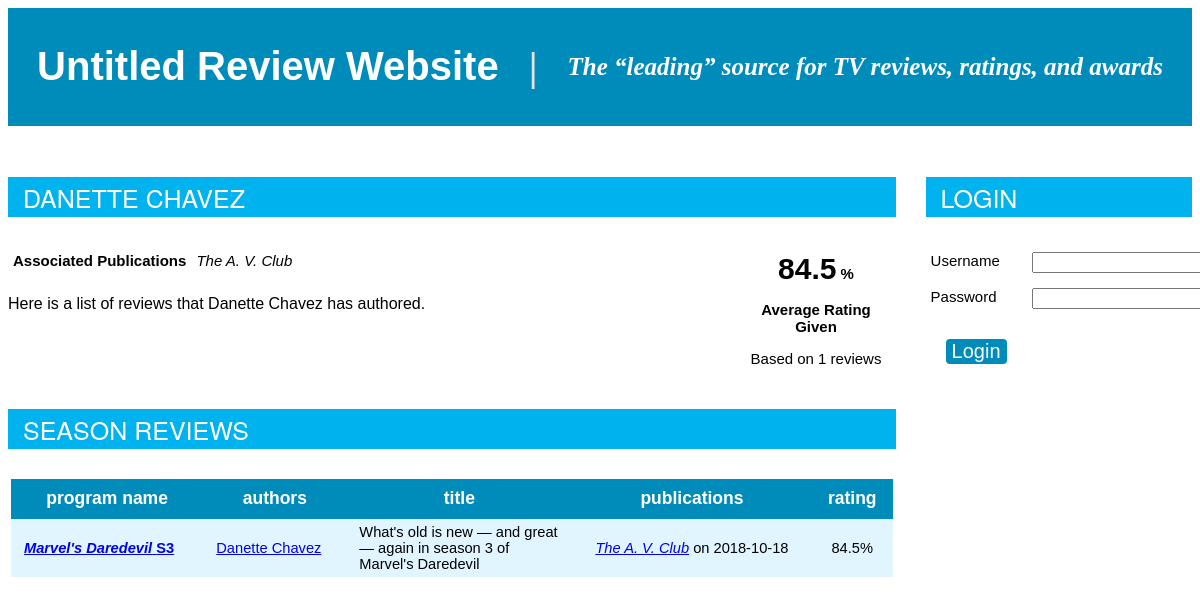
/website/critic.php?id=1, run on the app's committed database.
### tables this page shows
CREATE TABLE IF NOT EXISTS Review
	(reviewID INTEGER PRIMARY KEY AUTO_INCREMENT, 
	rating DOUBLE, 
	progID INTEGER, 
    serialID INTEGER,
	seasonID INTEGER,
    FOREIGN KEY(progID)
		REFERENCES Program(progID)
        ON DELETE CASCADE
        ON UPDATE CASCADE,
	FOREIGN KEY(serialID, seasonID)
		REFERENCES Season(serialID, seasonID)
        ON DELETE CASCADE
        ON UPDATE CASCADE
);

CREATE TABLE IF NOT EXISTS Serial
	(serialID INTEGER PRIMARY KEY AUTO_INCREMENT, 
	name VARCHAR(50)
);

CREATE TABLE IF NOT EXISTS Season
	(serialID INTEGER, 
	seasonID INTEGER, 
	orderingPlatformID INTEGER,
	announceDate DATE, 
	renewed BOOL,
	PRIMARY KEY(serialID, seasonID),
	FOREIGN KEY(serialID)
		REFERENCES Serial(serialID)
		ON DELETE CASCADE
		ON UPDATE CASCADE,
	FOREIGN KEY(orderingPlatformID)
		REFERENCES Platform(platformID)
		ON DELETE CASCADE
		ON UPDATE CASCADE
);

CREATE TABLE IF NOT EXISTS Critic
	(reviewerID INTEGER PRIMARY KEY AUTO_INCREMENT, 
	name VARCHAR(50),
    dbUsername VARCHAR(32) UNIQUE
);

CREATE TABLE IF NOT EXISTS CriticReview
	(reviewID INTEGER PRIMARY KEY, 
	title VARCHAR(250), 
	textExcerpt VARCHAR(1000),
	FOREIGN KEY(reviewID)
		REFERENCES Review(reviewID)
		ON DELETE CASCADE
		ON UPDATE CASCADE
);

CREATE TABLE IF NOT EXISTS Publishes
	(publicationName VARCHAR(40), 
	reviewID INTEGER, 
	date DATE,
	PRIMARY KEY(publicationName, reviewID),
	FOREIGN KEY(publicationName) 
		REFERENCES Publication(publicationName) 
		ON DELETE CASCADE
		ON UPDATE CASCADE,
	FOREIGN KEY(reviewID) 
		REFERENCES CriticReview(reviewID) 
		ON DELETE CASCADE
		ON UPDATE CASCADE
);

### website/critic.php (the view, shortened to what this page needs)
<html>
	<head>
		<link href="style.css" rel="stylesheet" type="text/css">
		<div id="top">
			<a class="header-link" href="<?php echo "http://" . $_SERVER['HTTP_HOST']; ?>"><h1>Untitled Review Website</h1></a>
			<span class="separator"><b>|</b></span>
			<h2>The “leading” source for TV reviews, ratings, and awards</h2>
		</div>
	</head>
	<body>
		<div class="column-left">
<?php
$servername = "localhost:3306";
$username = "application";
$password = "applicationPASSWORD";
$dbname = "untitled_review_website";
$conn = new mysqli($servername, $username, $password, $dbname);
if (isset($_GET['name']) && !$conn->connect_error && (!isset($adminConn) || !$adminConn->connect_error)) {
	$title = (isset($_SESSION['is_admin']) && $_SESSION['is_admin']) ?
		("<input type=\"text\" class=\"title\" name=\"name\" size=\"30\" value=\"" . $_GET['name'] . "\">") :
		$_GET['name'];
	echo "<span class=\"content-header\"><h3>" . $title . "&nbsp;</h3></span>
		<div class=\"wide column-left\">
			<table class=\"plain\">";
	$missing = "<span class=\"no-rating\">N/A</span>";
	$sql = "SELECT DISTINCT(P.publicationName)
			FROM Review R, Publishes P, CriticWrites CW
			WHERE R.reviewID = P.reviewID
				AND CW.reviewID = R.reviewID
				AND CW.reviewerID = " . $_GET['id'];
	$result = $conn->query($sql);
	if ($result->num_rows > 0) {
		$numRows = $result->num_rows;
		echo "<tr><th rowspan=\"" . $numRows . "\">Associated Publications</th>";
		while ($row = $result->fetch_assoc()){
			echo "<td><i>" . $row['publicationName'] . "</i></td></tr><tr>";
		}
		echo "</tr>";
	} else {
		echo "<tr><th>Associated Publications</th><td>" . $missing . "</td></tr>";
	}
	echo "</table>";
	echo "<p>Here is a list of reviews that " . $_GET['name'] . " has authored.</p>
		</div>";
	$sql = "SELECT AVG(R.rating) AS rating, COUNT(R.reviewID) AS count
			FROM Review R, CriticWrites CW
			WHERE R.reviewID = CW.reviewID
				AND CW.reviewerID = " . $_GET['id'];
	$result = $conn->query($sql);
	$row = $result->fetch_assoc();
	$criticRating = isset($row['rating']) ? round($row['rating'], 2) : -1;
	$criticCount = empty($row['count']) ? 0 : $row['count'];
	echo "<div class=\"wide column-right\">
			<table class=\"plain right centered\" align=\"right\">
				<tr>
					<th><span class=\"rating\">" .
					(($criticRating == -1) ? ($missing . "</span>") : ($criticRating . "</span> %")) .
					"</th>
				</tr>
				<tr><th>Average Rating Given</th></tr>
				<tr><td width=\"150px\">Based on " . $criticCount . " reviews</td></tr>
				<tr><td>&nbsp;</td></tr>
			</table>
		</div>";
	$seasonSql = "SELECT R.reviewID, S.serialID, SE.name AS showName, S.seasonID, CR.title, R.rating
					FROM Review R
					JOIN CriticReview CR ON R.reviewID = CR.reviewID
					JOIN CriticWrites CW ON R.reviewID = CW.reviewID
					JOIN Critic C ON CW.reviewerID = C.reviewerID
					JOIN Season S ON R.serialID = S.serialID AND R.seasonID = S.seasonID
					JOIN Serial SE ON S.serialID = SE.serialID
					LEFT JOIN Publishes PU
					ON PU.reviewID = R.reviewID
					WHERE C.reviewerID = " . $_GET['id'] . "
					GROUP BY R.reviewID
					ORDER BY PU.date DESC, R.reviewID DESC";
	$seasonResult = $conn->query($seasonSql);
	$programSql = "SELECT R.reviewID, R.progID, ES.serialID, ES.name AS showName,
					ES.seasonID, ES.epID, P.name AS programName, R.rating, CR.title
					FROM Review R
					JOIN CriticReview CR ON R.reviewID = CR.reviewID
					JOIN CriticWrites CW ON R.reviewID = CW.reviewID
					JOIN Critic C ON CW.reviewerID = C.reviewerID
					JOIN Program P ON R.progID = P.progID
					LEFT JOIN (SELECT E.progID, E.serialID, E.seasonID, E.epID, S.name
						FROM Episode E
						LEFT JOIN Serial S
						ON S.serialID = E.serialID) ES
					ON ES.progID = P.progID
					LEFT JOIN Publishes PU
					ON PU.reviewID = R.reviewID
					WHERE C.reviewerID = " . $_GET['id'] . "
					GROUP BY R.reviewID
					ORDER BY PU.date DESC, R.reviewID DESC";
	$programResult = $conn->query($programSql);
	$type = "Season";
	$result = $seasonResult;
	if ($seasonResult->num_rows > 0 || $programResult->num_rows > 0) {
		for ($i=1; $i<=2; $i++) {
			if ($result->num_rows > 0) {
				echo "<span class=\"content-header\"><h3>" . $type . " Reviews</h3></span>
						<table align=\"center\" class=\"listing\">
							<tr>
								<th>Program Name</th>
								<th>Authors</th>
								<th>Title</th>
								<th>Publications</th>
								<th>Rating</th>
							</tr>";
				while ($row = $result->fetch_assoc()) {
					if ($row["programName"] == null) {
						$showLink = "http://" . $_SERVER['HTTP_HOST']. "/season?serialID=" . $row["serialID"] . "&seasonID=" . $row["seasonID"];
						$showDescriptor = "";
						$showTitle = "<a href=\"" . $showLink . "\"><b><i>" . $row["showName"] . "</i> S" . $row["seasonID"] . "</b></a>";
					}
					echo "<tr class=\"table-entry\">
							<td>" . $showDescriptor . $showTitle . "</td>
							<td>";
					$authorSql = "SELECT C.reviewerID, C.name
									FROM Critic C, CriticWrites CW
									WHERE C.reviewerID = CW.reviewerID
										AND CW.reviewID = " . $row["reviewID"];
					$authorResult = $conn->query($authorSql);
					while ($innerRow = $authorResult->fetch_assoc()) {
						echo "<p><a href=\"http://" . $_SERVER['HTTP_HOST'] . "/critic?id=" . $innerRow['reviewerID'] . "\">
								" . $innerRow['name'] . "</p>";
					}
					echo "</td>
							<td style=\"width:200px\">" . $row['title'] . "</td>
							<td align=\"center\">";
					$pubSql = "SELECT publicationName, date
								FROM Publishes
								WHERE reviewID = " . $row["reviewID"];
					$pubResult = $conn->query($pubSql);
					while ($innerRow = $pubResult->fetch_assoc()) {
						echo "<p><i><a href=\"http://" . $_SERVER['HTTP_HOST'] . "/publication?id=" . $innerRow['publicationName'] . "\">
							" . $innerRow['publicationName'] . "</a></i> on " . $innerRow['date'] . "</p>";
					}
					echo "</td>
							<td align=\"center\">" . $row['rating'] . "%</td>
						  </tr>";
				}
				echo "</table>";
			}
			$type = "Program";
			$result = $programResult;
		}
	} else {
		echo "<span class=\"content-header\"><h3>Reviews</h3></span>
			<p>Review listing is not available...</p>";
	}
} else {
	echo "<span class=\"content-header\"><h3>Not Found</h3></span>
		<p>Critic information is not available...</p>";
}
?>
		</div>
		<div class="column-right">
<?php
$criticID = isset($_GET['id']) ? $_GET['id'] : $_POST['id'];
if (isset($_SESSION['logged_in']) && !isset($_POST['logout'])) {
	$user_descriptor = "<b>" . $_SESSION['username'] . "</b>";
	if (isset($_SESSION['is_critic']) && $_SESSION['is_critic']) {
		$servername = "localhost:3306";
		$username = "application";
		$password = "applicationPASSWORD";
		$dbname = "untitled_review_website";
		$conn = new mysqli($servername, $username, $password, $dbname);
		if (!$conn->connect_error) {
			$sql = "SELECT name FROM Critic WHERE dbUsername = '" . $_SESSION['username'] . "'";
			$result = $conn->query($sql);
			if ($result->num_rows > 0) {
				$row = $result->fetch_assoc();
				$user_descriptor = "<b>" . $row['name'] . "</b> (" . $_SESSION['username'] . ")";
			}
		}
		$conn->close();
	}
	echo "<div id=\"account\">
			<span class=\"content-header\"><h3>Account</h3></span>
					<p>Welcome, " . $user_descriptor . "</b>!</p>";
	if (isset($_SESSION['is_critic']) && $_SESSION['is_critic']) {
		echo "<p>Search for a program to add a review to, or click
			<a href=\"http://" . $_SERVER['HTTP_HOST'] . "/critic_management\">here</a>
			to view and update your reviews.</p>";
	}
	if(isset($_SESSION['is_admin']) && $_SESSION['is_admin']) {
		echo "<p>Click <a href=\"http://" . $_SERVER['HTTP_HOST'] . "/admin_management\">here</a>
			to add data to the review website database.</p>";
	}
	echo "<form action=\"" . $_SERVER['PHP_SELF'] . "\" method=\"post\">
			<input type=\"hidden\" name=\"id\" value=\"" . $criticID . "\">
			<button type=\"submit\" name=\"logout\">Logout</button>
		  </form>
		  </div>";
} else {
	echo "<div id=\"login-form\">
		  <span class=\"content-header\"><h3>Login</h3></span>
		  <form action=\"" . $_SERVER['PHP_SELF'] . "\" method=\"post\">
			<input type=\"hidden\" name=\"id\" value=\"" . $criticID . "\">
			<table class=\"plain\">
				<tr>
					<td>Username</td>
					<td><input type=\"text\" name=\"username\"
						value=\"" . (isset($_POST['username']) ? $_POST['username'] : '') . "\"</td>
				</tr>
				<tr>
					<td>Password</td>
					<td><input type=\"password\" name=\"password\"
						value=\"" . (isset($_POST['password']) ? $_POST['password'] : '') . "\"</td>
				</tr>
				<tr>
					<td><button type=\"submit\" name=\"login\">Login</button></td>
				</tr>
			</table>
		  </form>";
}
?>
			  </div>
	</body>
</html>

### website/style.css (style rules this page uses)
html { overflow-y:scroll; }
#top { background-color:#008cbb; clear:both; display:flex; align-items:center; justify-content:center; height:15%; width:auto; margin:0px 0px 16px 0px; }
.column-left { float:left; width:75%; }
.column-right { float:right; width:22.5%; }
.wide { width:50%; }
.content-header { background-color:#00B2EE; clear:both; margin-top:35px; margin-bottom:30px; display:block; padding-left:15px; line-height:40px; }
.separator { color:#e3e3e3; font-size:40; display:inline; margin-left:30px; margin-right:30px; }
h1 { color:white; font-size:40; font-family:sans-serif; display:inline; }
h2 { color:white; font-size:25; display:inline; font-style:italic; font-family:serif; }
h3 { color:white; font-size:25; display:inline; font-family:"HelveticaNeue-Light", "Helvetica Neue Light", "Helvetica Neue", Helvetica, Arial, "Lucida Grande", sans-serif; font-weight:200; text-transform:uppercase; }
p { font-family:sans-serif; }
table.plain { font-family:sans-serif; border-collapse:collapse; font-size:15; padding:30px; }
table.plain th, table.plain td { padding:5px; padding-bottom:10px; vertical-align:top; }
table.plain th { text-align:left; font-size:15; font-weight:bold; }
table.centered th, table.centered td { text-align:center; }
table.listing { clear:both; width:73.5vw; font-family:sans-serif; border-collapse:collapse; font-size:11pt; margin-bottom:30px; }
table.listing th { background-color:#008cbb; color:white; text-align:center; padding:0px 13px 0px 13px; text-transform:lowercase; font-size:17.5px; }
table.listing tr { height:45px; }
table.listing tr:nth-child(1) { height:40px; }
table.listing tr:nth-child(even) { background-color:#e0f5ff; }
table.listing tr:nth-child(odd) { background-color:white; }
table.listing td { padding:5px 13px 5px 13px; }
.table-entry { height:40px; }
.header-link { text-decoration:none; }
.rating { font-weight:bold; font-size:30px; }
button, input[type=button] { background-color:#008cbb; border:none; color:white; border-radius:4px; font-size:20; margin:15px; }
.right { float:right; }

### data on the page
review: serial.name "Marvel's Daredevil", season.seasonID "3", criticreview.title "What's old is new — and great — again in season 3 of Marvel's Daredevil", rating "84.5"
critic: name "Danette Chavez"
publishes: publicationName "The A. V. Club", date "2018-10-18"

### other printed values
$_GET['name'] "DANETTE CHAVEZ"
$row['publicationName'] "The A. V. Club"
$_GET['name'] "Danette Chavez"
$criticRating "84.5"
$criticCount "1"
